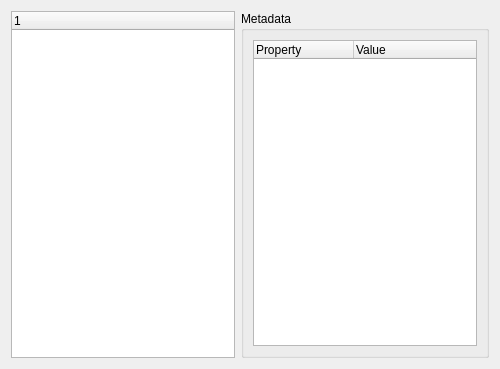
<?xml version="1.0" encoding="UTF-8"?>
<ui version="4.0">
 <class>landsatProcessingPlugin</class>
 <widget class="QWidget" name="landsatProcessingPlugin">
  <property name="geometry">
   <rect>
    <x>0</x>
    <y>0</y>
    <width>500</width>
    <height>369</height>
   </rect>
  </property>
  <property name="windowTitle">
   <string>Form</string>
  </property>
  <layout class="QHBoxLayout" name="horizontalLayout">
   <item>
    <widget class="QTreeWidget" name="treeWidgetFileSystem">
     <column>
      <property name="text">
       <string notr="true">1</string>
      </property>
     </column>
    </widget>
   </item>
   <item>
    <widget class="QGroupBox" name="groupBoxMetadata">
     <property name="title">
      <string>Metadata</string>
     </property>
     <layout class="QVBoxLayout" name="verticalLayout">
      <item>
       <widget class="QTreeWidget" name="treeWidgetMetadata">
        <property name="columnCount">
         <number>2</number>
        </property>
        <column>
         <property name="text">
          <string>Property</string>
         </property>
        </column>
        <column>
         <property name="text">
          <string>Value</string>
         </property>
        </column>
       </widget>
      </item>
     </layout>
    </widget>
   </item>
  </layout>
 </widget>
 <resources/>
 <connections/>
</ui>
